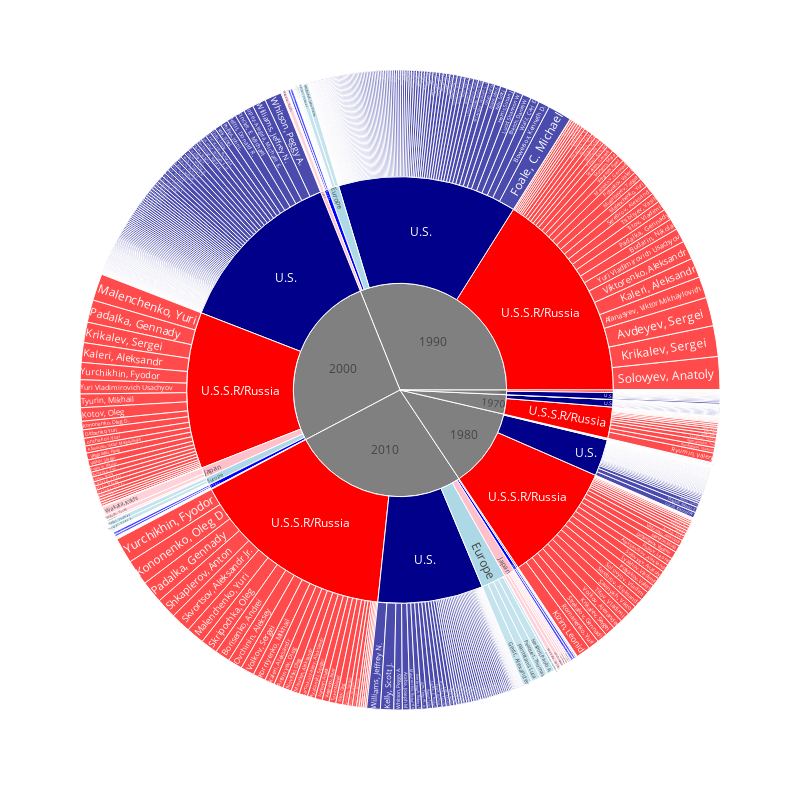

Notebook code for this chart:
### Code cell
import plotly.express as px


data = df[ ['Decade of mission', 'Nationality', 'Name', 'Total hrs (sum)']  ].sort_values('Decade of mission')


data = data[  data['Nationality'].isin(['U.S.','U.S.S.R/Russia','Japan','France','Canada','Germany','China','Italy',]) ]
data = data.replace({'France':'Europe', 'Italy':'Europe', 'Germany':'Europe'})


fig =px.sunburst(
    data,
    path=['Decade of mission', 'Nationality', 'Name'],
    values='Total hrs (sum)',
    
    color='Nationality', 
    color_discrete_map={'(?)':'gray', 
                        'U.S.':'darkblue', 
                        'U.S.S.R/Russia':'red', 
                        'Europe':'lightblue',
                        'Japan':'pink',
                        'Canada':'blue',
                        'China':'lightred'
                       },
    width=800, 
    height=800
)
fig.show()

### Figure 1 — Plotly figure (JSON) as saved in the notebook; plotly's stock layout.template omitted (floating-point values rounded to 4 significant figures; data arrays with more than 128 entries replaced by an {"elided": "..."} marker saying what was removed)
{"data": [{"branchvalues": "total", "customdata": {"elided": "804x1 str values"}, "domain": {"x": [0, 1], "y": [0, 1]}, "hovertemplate": "labels=%{label}<br>Total hrs (sum)=%{value}<br>parent=%{parent}<br>id=%{id}<br>Nationality=%{customdata[0]}<extra></extra>", "ids": {"elided": "804 str values"}, "labels": {"elided": "804 str values"}, "marker": {"colors": {"elided": "804 str values"}}, "name": "", "parents": {"elided": "804 str values"}, "type": "sunburst", "values": {"elided": "804 float values"}}], "layout": {"height": 800, "legend": {"tracegroupgap": 0}, "margin": {"t": 60}, "width": 800}}
